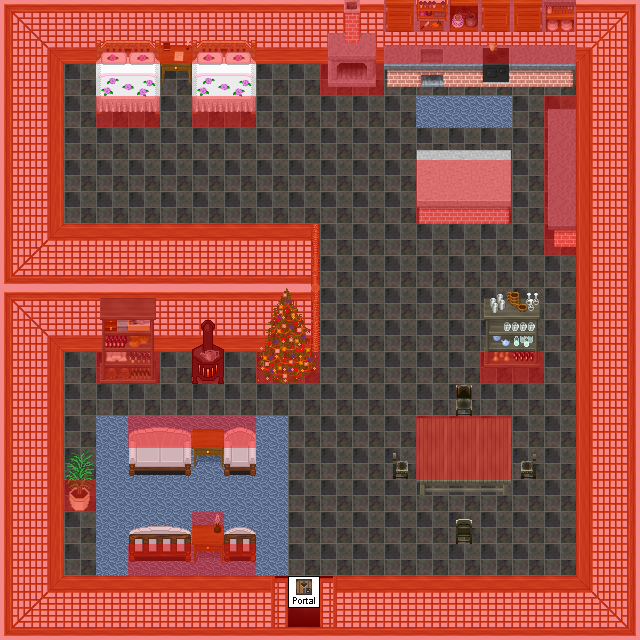

Below is a game level as drawn by its tile map, then a one-line description and the .tmx that defines it (tile-layer data replaced by summaries):
An orthogonal 20x20 tile map with 32x32 px tiles, 8 tile layers (0_floor, 1_terrain, 2_object, 3_roof, ...), 19 tilesets.

<map version="1.2" tiledversion="1.2.1" orientation="orthogonal" renderorder="right-down" width="20" height="20" tilewidth="32" tileheight="32" infinite="0" nextlayerid="9" nextobjectid="1">
 <tileset firstgid="1" name="collision" tilewidth="32" tileheight="32" tilecount="1" columns="1">
  <image source="../../tileset/logic/collision.png" width="32" height="32" />
 </tileset>
 <tileset firstgid="2" name="dojo_walls" tilewidth="32" tileheight="32" tilecount="160" columns="10">
  <image source="../../tileset/building/wall/dojo_walls.png" width="320" height="512" />
 </tileset>
 <tileset firstgid="162" name="floor_tiles" tilewidth="32" tileheight="32" tilecount="9" columns="3">
  <image source="../../tileset/ground/indoor/floor_tiles.png" width="96" height="96" />
 </tileset>
 <tileset firstgid="171" name="dojo_entrances" tilewidth="32" tileheight="32" tilecount="72" columns="12">
  <image source="../../tileset/building/entrance/dojo_entrances.png" width="384" height="192" />
 </tileset>
 <tileset firstgid="243" name="portal" tilewidth="32" tileheight="32" tilecount="16" columns="8">
  <image source="../../tileset/logic/portal.png" width="256" height="64" />
 </tileset>
 <tileset firstgid="259" name="double_pink_roses" tilewidth="32" tileheight="32" tilecount="18" columns="6">
  <image source="../../tileset/furniture/bed/double_pink_roses.png" width="192" height="96" />
 </tileset>
 <tileset firstgid="277" name="sofa_chair_pink" tilewidth="32" tileheight="32" tilecount="12" columns="3">
  <image source="../../tileset/furniture/chair/sofa_chair_pink.png" width="96" height="128" />
 </tileset>
 <tileset firstgid="289" name="greenish_grey" tilewidth="32" tileheight="32" tilecount="4" columns="2">
  <image source="../../tileset/furniture/chair/greenish_grey.png" width="64" height="64" />
 </tileset>
 <tileset firstgid="293" name="desk" tilewidth="32" tileheight="32" tilecount="4" columns="2">
  <image source="../../tileset/furniture/table/desk.png" width="64" height="64" />
 </tileset>
 <tileset firstgid="297" name="grey_plain" tilewidth="32" tileheight="32" tilecount="9" columns="3">
  <image source="../../tileset/furniture/table/grey_plain.png" width="96" height="96" />
 </tileset>
 <tileset firstgid="306" name="concrete_table" tilewidth="32" tileheight="32" tilecount="9" columns="3">
  <image source="../../tileset/furniture/table/concrete_table.png" width="96" height="96" />
 </tileset>
 <tileset firstgid="315" name="warmer" tilewidth="32" tileheight="32" tilecount="2" columns="1">
  <image source="../../tileset/furniture/kitchen/warmer.png" width="32" height="64" />
 </tileset>
 <tileset firstgid="317" name="cabinets" tilewidth="32" tileheight="32" tilecount="44" columns="4">
  <image source="../../tileset/furniture/kitchen/cabinets.png" width="128" height="352" />
 </tileset>
 <tileset firstgid="361" name="warmer_2" tilewidth="32" tileheight="32" tilecount="6" columns="2">
  <image source="../../tileset/furniture/kitchen/warmer_2.png" width="64" height="96" />
 </tileset>
 <tileset firstgid="367" name="item_shelf" tilewidth="32" tileheight="32" tilecount="6" columns="2">
  <image source="../../tileset/furniture/shelve/item_shelf.png" width="64" height="96" />
 </tileset>
 <tileset firstgid="373" name="shelf_3" tilewidth="32" tileheight="32" tilecount="10" columns="2">
  <image source="../../tileset/furniture/shelve/shelf_3.png" width="64" height="160" />
 </tileset>
 <tileset firstgid="383" name="spruce_xmas" tilewidth="32" tileheight="32" tilecount="6" columns="2">
  <image source="../../tileset/plant/tree/spruce_xmas.png" width="64" height="96" />
 </tileset>
 <tileset firstgid="389" name="oriental_plant" tilewidth="32" tileheight="32" tilecount="2" columns="1">
  <image source="../../tileset/plant/indoor/oriental_plant.png" width="32" height="64" />
 </tileset>
 <tileset firstgid="391" name="xmas_lights" tilewidth="32" tileheight="32" tilecount="20" columns="4">
  <image source="../../tileset/furniture/light/xmas_lights.png" width="128" height="160" />
 </tileset>
 <layer id="1" name="0_floor" width="20" height="20">
  <data>[400 cells, 400 non-empty, 32 distinct tile ids]</data>
 </layer>
 <layer id="2" name="1_terrain" width="20" height="20">
  <data>[400 cells, 96 non-empty, 82 distinct tile ids]</data>
 </layer>
 <layer id="3" name="2_object" width="20" height="20">
  <data>[400 cells, 0 non-empty, 0 distinct tile ids]</data>
 </layer>
 <layer id="4" name="3_roof" width="20" height="20">
  <data>[400 cells, 13 non-empty, 11 distinct tile ids]</data>
 </layer>
 <layer id="5" name="4_roof_add" width="20" height="20">
  <data>[400 cells, 6 non-empty, 6 distinct tile ids]</data>
 </layer>
 <layer id="6" name="objects" width="20" height="20">
  <data>[400 cells, 1 non-empty, 1 distinct tile ids]</data>
 </layer>
 <layer id="7" name="collision" width="20" height="20" opacity="0.43">
  <data>[400 cells, 215 non-empty, 1 distinct tile ids]</data>
 </layer>
 <layer id="8" name="protection" width="20" height="20">
  <data>[400 cells, 0 non-empty, 0 distinct tile ids]</data>
 </layer>
</map>
